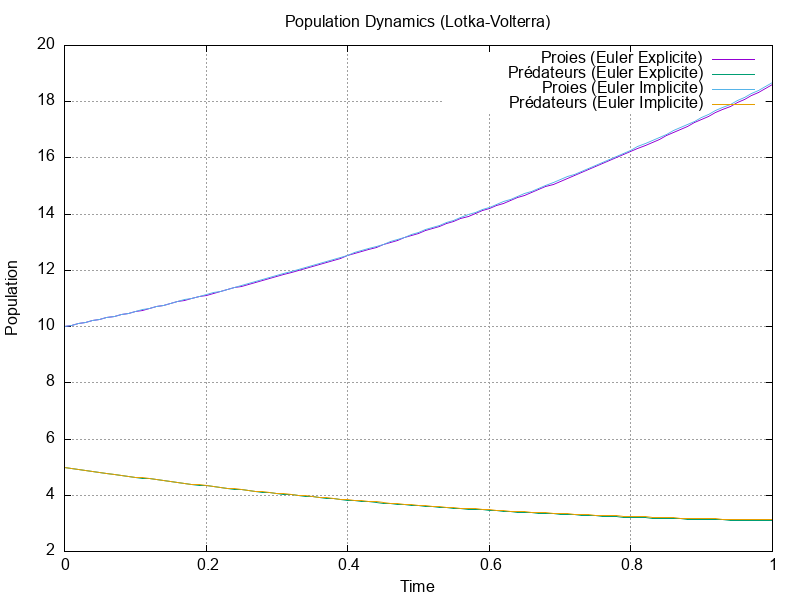

Write the gnuplot code that produced this figure.
set terminal png size 800,600
set output 'lotka_volterra.png'

set title "Population Dynamics (Lotka-Volterra)"
set xlabel "Time"
set ylabel "Population"
set grid

plot "euler_explicit.csv" using 1:2 with lines title 'Proies (Euler Explicite)', \
     "euler_explicit.csv" using 1:3 with lines title 'Prédateurs (Euler Explicite)', \
     "euler_implicit.csv" using 1:2 with lines title 'Proies (Euler Implicite)', \
     "euler_implicit.csv" using 1:3 with lines title 'Prédateurs (Euler Implicite)'

